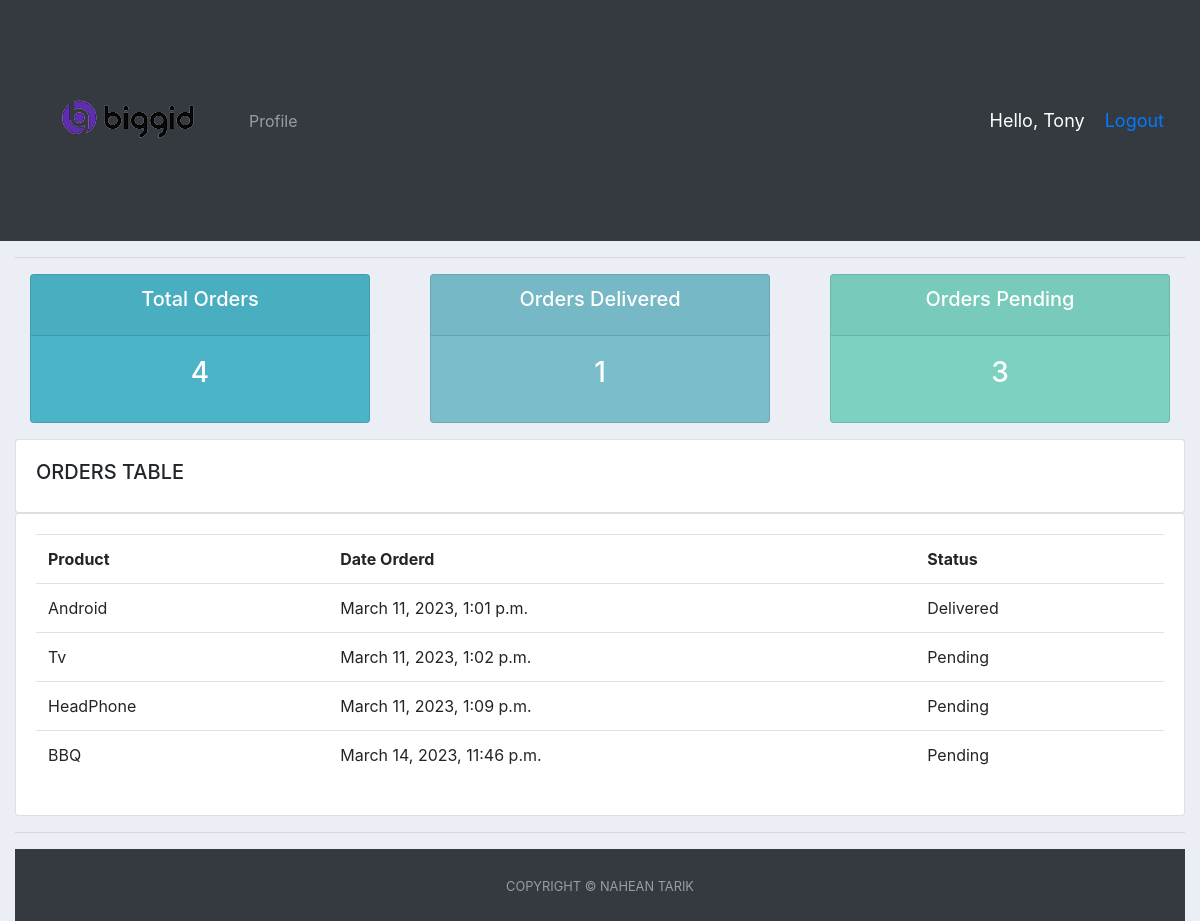
Page /userPage/ (signed in) on the committed database.
### accounts/models.py (models this page shows, shortened)
class Order(models.Model):
    STATUS = (
        ('Pending', 'Pending'),
        ('On Process', 'On Process'),
        ('Delivered', 'Delivered'),
    )
    customer = models.ForeignKey(
        Customer, null=True, on_delete=models.SET_NULL)
    product = models.ForeignKey(Product, null=True, on_delete=models.SET_NULL)
    date_created = models.DateTimeField(auto_now_add=True, null=True)
    status = models.CharField(max_length=200, null=True, choices=STATUS)

class Product(models.Model):
    CATEGORY = (
        ('Food', 'Food'),
        ('Outdoor Item', 'Outdoor Item'),
        ('Gadget', 'Gadget'),
    )
    name = models.CharField(max_length=200, null=True)
    price = models.FloatField(null=True)
    category = models.CharField(max_length=200, null=True, choices=CATEGORY)
    Description = models.CharField(max_length=200, null=True, blank=True)
    date_created = models.DateTimeField(auto_now_add=True, null=True)
    tags = models.ManyToManyField(Tag)
    def __str__(self):
        return self.name

### accounts/decorators.py (the view)
        def wrapper_func(request, *args, **kwargs):
            group = None
            if request.user.groups.exists():
                group = request.user.groups.all()[0].name
            if group in allowed_roles:
                return view_func(request, *args, **kwargs)
            else:
                return HttpResponse('You are not authorized to view this page')

### accounts/views.py (called while the page is built)
@login_required(login_url='login')
@allowed_users(allowed_roles=['customer'])
def user(request):
    orders = request.user.customer.order_set.all()
    total_orders = orders.count()
    delivered = orders.filter(status='Delivered').count()
    pending = orders.filter(status='Pending').count()
    context = {'orders': orders, 'total_orders': total_orders,
               'delivered': delivered, 'pending': pending}
    return render(request, 'accounts/user.html', context)

### accounts/templates/accounts/user.html
{% extends 'accounts/main.html' %} {% block content %}
<div class="row">
  <div class="col">
    <div class="col-md">
      <div class="card text-center text-white mb-3" id="total-orders">
        <div class="card-header">
          <h5 class="card-title">Total Orders</h5>
        </div>
        <div class="card-body">
          <h3 class="card-title">{{total_orders}}</h3>
        </div>
      </div>
    </div>
  </div>
  <div class="col">
    <div class="col-md">
      <div class="card text-center text-white mb-3" id="orders-delivered">
        <div class="card-header">
          <h5 class="card-title">Orders Delivered</h5>
        </div>
        <div class="card-body">
          <h3 class="card-title">{{delivered}}</h3>
        </div>
      </div>
    </div>
  </div>
  <div class="col">
    <div class="col-md">
      <div class="card text-center text-white mb-3" id="orders-pending">
        <div class="card-header">
          <h5 class="card-title">Orders Pending</h5>
        </div>
        <div class="card-body">
          <h3 class="card-title">{{pending}}</h3>
        </div>
      </div>
    </div>
  </div>
</div>
<class class="row">
  <div class="col-md">
    <div class="card card-body">
      <h5>ORDERS TABLE</h5>
    </div>
    <div class="card card-body">
      <table class="table">
        <tr>
          <th>Product</th>
          <th>Date Orderd</th>
          <th>Status</th>
        </tr>
        {% for i in orders %}
        <tr>
          <td>{{i.product}}</td>
          <td>{{i.date_created}}</td>
          <td>{{i.status}}</td>
        </tr>
        {% endfor %}
      </table>
    </div>
  </div>
</class>
{% endblock %}

### accounts/templates/accounts/navbar.html (shortened to what this page needs)
{% load static %}
<nav class="navbar navbar-expand-lg navbar-dark bg-dark">
  <img src="{% static '/image/im1.png' %}">
    <div class="collapse navbar-collapse" id="navbarNav">
      <ul class="navbar-nav">
        {% if request.user.is_staff %}
        <li class="nav-item active">
          <a class="nav-link" href="{% url 'home' %}">Dashboard <span class="sr-only">(current)</span></a>
        </li>
        <li class="nav-item">
          <a class="nav-link" href="{% url 'product' %}">Product</a>
        </li>
      </li>
      <li class="nav-item">
        <a class="nav-link" href="{% url 'customer_page' %}">Customer</a>
      </li>
      {% else %}
      <li class="nav-item">
        <a class="nav-link" href="{% url 'accountSet' %}">Profile</a>
      </li>
      {% endif %}
     </ul>
    </div>
    <span class="hello-msg">Hello, {{request.user}}</span>
    <span class="hello-msg"><a href="{% url 'logout' %}">Logout</a></span>
  </nav>

### accounts/templates/accounts/main.html (style rules this page uses)
body { background-color: #ebeff5; }
#total-orders { background-color: #4cb4c7; }
#orders-delivered { background-color: #7abecc; }
#orders-pending { background-color: #7cd1c0; }

### accounts/templates/accounts/navbar.html (style rules this page uses)
.hello-msg { font-size: 18px; color: white; margin-right: 20px; }

### rows in the picture
Order: product "Android", date_created "March 11, 2023, 1:01 p.m.", status "Delivered"
Order: product "Tv", date_created "March 11, 2023, 1:02 p.m.", status "Pending"
Order: product "HeadPhone", date_created "March 11, 2023, 1:09 p.m.", status "Pending"
Order: product "BBQ", date_created "March 14, 2023, 11:46 p.m.", status "Pending"

### other values in the picture
{{ request.user }} "Tony"
{{ total_orders }} "4"
{{ delivered }} "1"
{{ pending }} "3"
